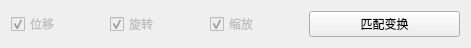
      <widget class="QWidget" name="layoutWidget">
       <property name="geometry">
        <rect>
         <x>331</x>
         <y>130</y>
         <width>471</width>
         <height>41</height>
        </rect>
       </property>
       <layout class="QHBoxLayout" name="horizontalLayout_53">
        <item>
         <widget class="QCheckBox" name="checkBox">
          <property name="enabled">
           <bool>false</bool>
          </property>
          <property name="text">
           <string>位移</string>
          </property>
          <property name="checked">
           <bool>true</bool>
          </property>
         </widget>
        </item>
        <item>
         <widget class="QCheckBox" name="checkBox_2">
          <property name="enabled">
           <bool>false</bool>
          </property>
          <property name="text">
           <string>旋转</string>
          </property>
          <property name="checked">
           <bool>true</bool>
          </property>
         </widget>
        </item>
        <item>
         <widget class="QCheckBox" name="checkBox_3">
          <property name="enabled">
           <bool>false</bool>
          </property>
          <property name="text">
           <string>缩放</string>
          </property>
          <property name="checked">
           <bool>true</bool>
          </property>
         </widget>
        </item>
        <item>
         <widget class="QPushButton" name="MatchTransformBtn">
          <property name="enabled">
           <bool>true</bool>
          </property>
          <property name="minimumSize">
           <size>
            <width>151</width>
            <height>0</height>
           </size>
          </property>
          <property name="text">
           <string>匹配变换</string>
          </property>
          <property name="icon">
           <iconset resource="Resources/iconResources.qrc">
            <normaloff>:/icon/MatchTrasnforms.png</normaloff>:/icon/MatchTrasnforms.png</iconset>
          </property>
          <property name="iconSize">
           <size>
            <width>30</width>
            <height>30</height>
           </size>
          </property>
         </widget>
        </item>
       </layout>
      </widget>
